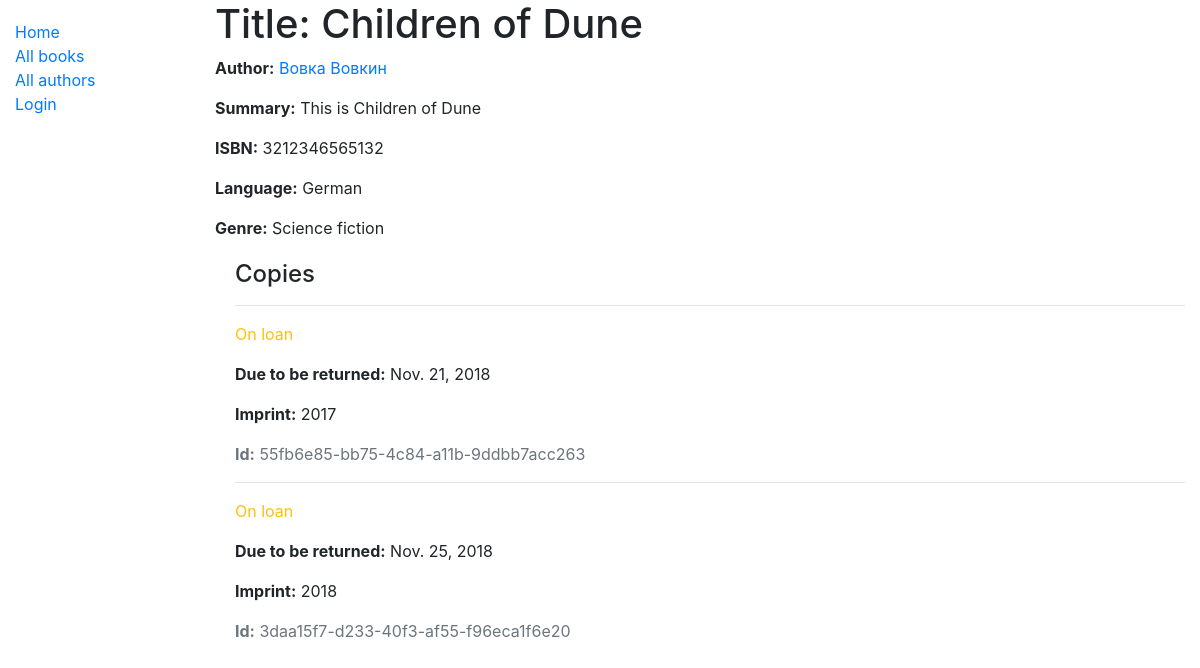
/catalog/books/7, run on the app's committed database.
### catalog/models.py (models this page shows, shortened)
class Book(models.Model):
    title = models.CharField(max_length=200)
    author = models.ForeignKey('Author', on_delete=models.SET_NULL, null=True)
    summary = models.TextField(max_length=1000, help_text="Enter a brief description of the book")
    isbn = models.CharField('ISBN', max_length=13, help_text='13 Character <a href="https://www.isbn-international.org/content/what-isbn">ISBN number</a>')
    genre = models.ManyToManyField(Genre, help_text="Select a genre for this book")
    language = models.ForeignKey('Language', on_delete=models.SET_NULL, null=True)
    def display_genre(self):
        return ', '.join(genre.name for genre in self.genre.all()[:3])
    display_genre.short_description = 'Genre'

class Author(models.Model):
    first_name = models.CharField(max_length=100)
    last_name = models.CharField(max_length=100)
    date_of_birth = models.DateField(null=True, blank=True)
    date_of_death = models.DateField(null=True, blank=True)
    def __str__(self):
        return '{} {}'.format(self.first_name, self.last_name)
    class Meta:
        ordering = ['last_name']

class Language(models.Model):
    name = models.CharField(max_length=200, help_text='Enter a book natural language')
    def __str__(self):
        return self.name

class Genre(models.Model):
    name = models.CharField(max_length=200, help_text="Enter a book genre")
    def __str__(self):
        return self.name

class BookInstance(models.Model):
    id = models.UUIDField(primary_key=True, default=uuid.uuid4, help_text='Unique ID for this particular book across whole library')
    book = models.ForeignKey('Book', on_delete=models.SET_NULL, null=True)
    imprint = models.CharField(max_length=200)
    due_back = models.DateField(null=True, blank=True)
    LOAN_STATUS = (
        ('m', 'Maintenance'),
        ('o', 'On loan'),
        ('a', 'Available'),
        ('r', 'Reserved')
    )
    status = models.CharField(max_length=1, choices=LOAN_STATUS, blank=True, default='m', help_text='Book availability')
    borrower = models.ForeignKey(User, on_delete=models.SET_NULL, null=True, blank=True)
    class Meta:
        ordering = ['due_back']
        permissions = (('can_mark_returned', 'Set book as returned'),)

### catalog/views.py (the view)
# urls.py: path('books/<pk>', BookDetailView.as_view(), name='book-detail'),
class BookDetailView(generic.DetailView):
    model=Book

### catalog/templates/catalog/book_detail.html
{% extends "base_generic.html" %}
{% block content %}
  <h1>Title: {{ book.title }}</h1>
  <p><strong>Author:</strong> <a href="{% url 'author-detail' book.author.pk %}">{{ book.author }}</a></p>
  <p><strong>Summary:</strong> {{ book.summary }}</p>
  <p><strong>ISBN:</strong> {{ book.isbn }}</p>
  <p><strong>Language:</strong> {{ book.language }}</p>
  <p><strong>Genre:</strong> {% for genre in book.genre.all %} {{ genre }}{% if not forloop.last %}, {% endif %}{% endfor %}</p>
  <div style="margin-left:20px;margin-top:20px">
    <h4>Copies</h4>
    {% for copy in book.bookinstance_set.all %}
    <hr>
    <p class="{% if copy.status == 'a' %}text-success{% elif copy.status == 'd' %}text-danger{% else %}text-warning{% endif %}">{{ copy.get_status_display }}</p>
    {% if copy.status != 'a' %}<p><strong>Due to be returned:</strong> {{copy.due_back}}</p>{% endif %}
    <p><strong>Imprint:</strong> {{copy.imprint}}</p>
    <p class="text-muted"><strong>Id:</strong> {{copy.id}}</p>
    {% endfor %}
  </div>
{% endblock %}

### data on the page
Book: title "Children of Dune", author "Вовка Вовкин", summary "This is Children of Dune", isbn "3212346565132", language "German"
Genre: name "Science fiction"
BookInstance: status "On loan", due_back "Nov. 21, 2018", imprint "2017", id "55fb6e85-bb75-4c84-a11b-9ddbb7acc263"
BookInstance: status "On loan", due_back "Nov. 25, 2018", imprint "2018", id "3daa15f7-d233-40f3-af55-f96eca1f6e20"
